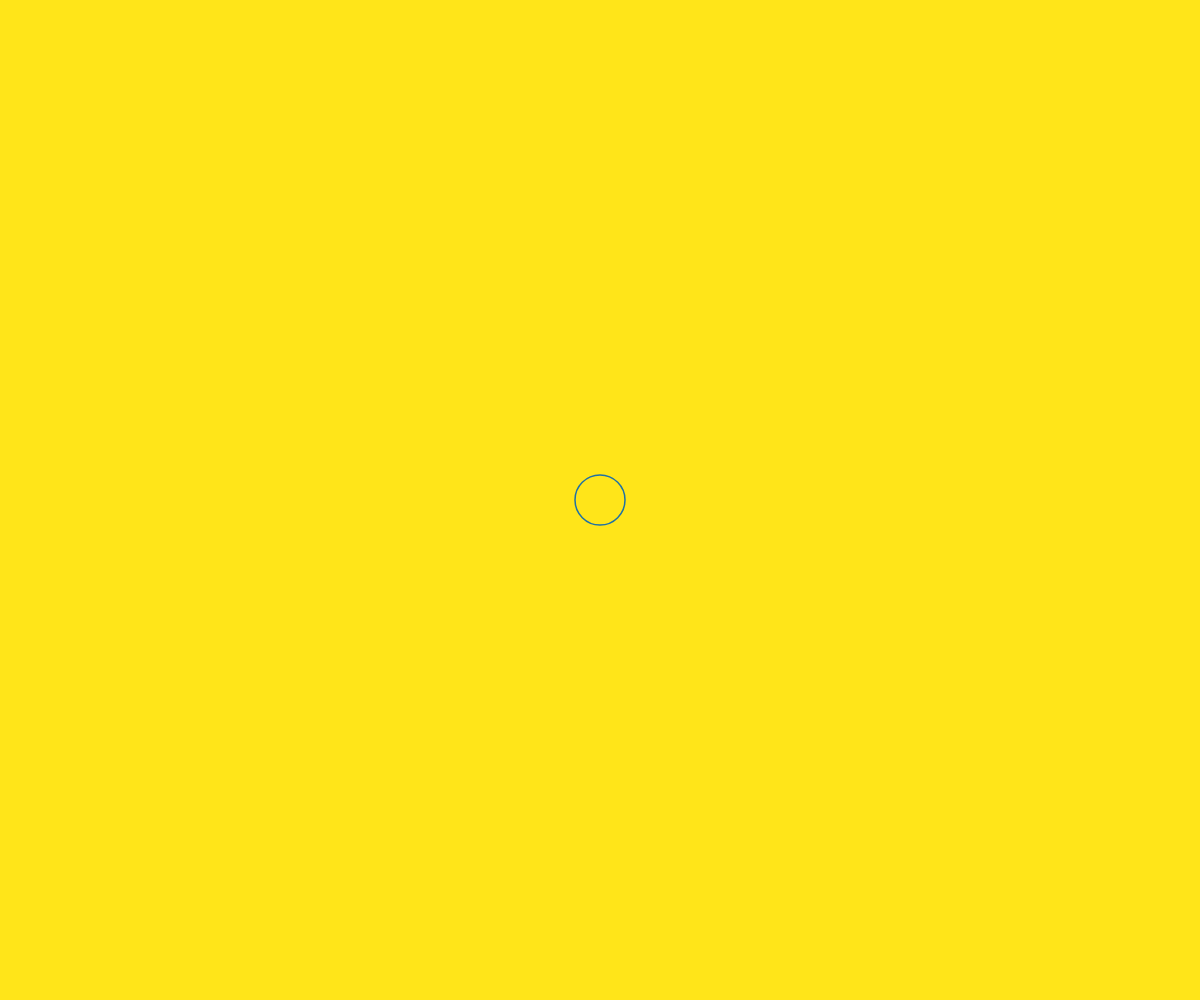
Frame 1 (no input)
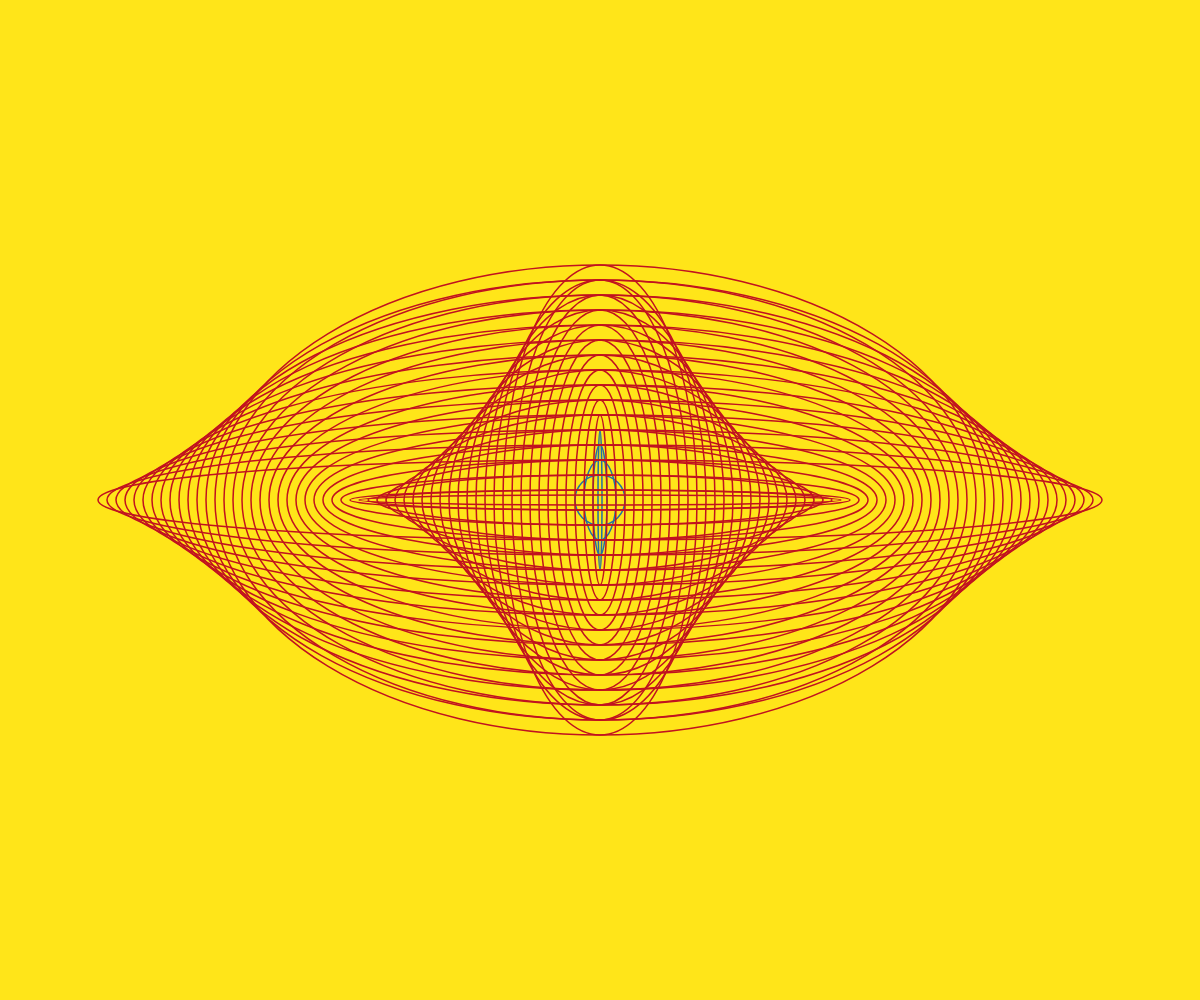
Frame 60 (no input)
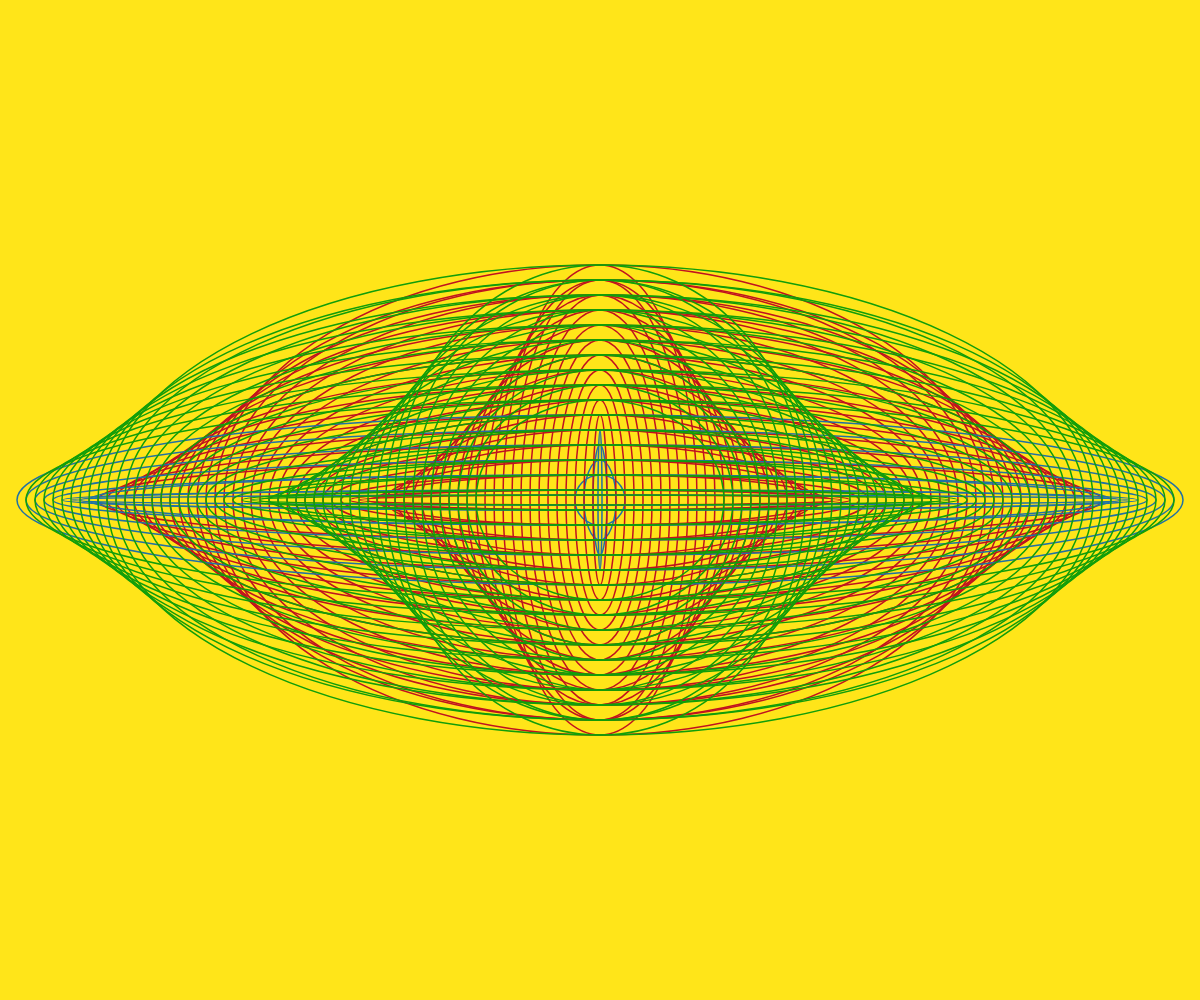
Frame 120 (the mouse pressed at the canvas centre since frame 60)

The p5.js sketch that drew these frames (run headless with seeded random() and noise() and a simulated clock; from frame 60 on, the mouse is pressed at the canvas centre):

// p5.js sketch
// ── sketch.js
const colorPallet = ["#C1121F","#119E09","#2071a4"];
let radiusW = 50;
let radiusH = 50;
let ballChangeW = -18;
let ballChangeH = 30;
let resetC = 0;
let reverseC = false;
let x = 0;
let xs = 30;
let lineC = 0;

function setup() {
	createCanvas(windowWidth, windowHeight);
	background("#ffe519");
	noFill();	
	colorC = random(colorPallet);
}

function draw() {
	if(reverseC == false){
		stroke(colorC);
		strokeWeight(1.5);
		noFill();
		ellipse(windowWidth/2, windowHeight/2, radiusW, radiusH);

		if(radiusW > windowWidth-50){
			ballChangeW *= -1;
			resetC++;
			colorC = random(colorPallet);
		} else if(radiusW < 10){
			ballChangeW *= -1;
			colorC = random(colorPallet);
		  }

		if(radiusH > windowHeight/2-50){
			ballChangeH *= -1;
		} else if(radiusH < 10){
			ballChangeH *= -1;
		  }

		if(resetC == 2){
			reverseC = true;
		}

		radiusH += ballChangeH;
		radiusW += ballChangeW;	
	}

	if(reverseC == true){
		stroke("#ffe519");
		strokeWeight(20);

	if(lineC == 0){
		line(x, 0, x, windowHeight);
		x += xs;
		} else if(lineC == 1){
			line(x+20, 0, x+20, windowHeight);
			x += xs;
			}

	if(x > windowWidth){
		lineC += 1;
		x = 0;
	}		

	if(lineC == 2){
		lineC = 0;
		x = 0;
		reverseC = false;
		resetC = 0;
		radiusH = 50;
		radiusW = 50;
		colorC = random(colorPallet);
		}
	}
}

function mousePressed(){
	colorC = random(colorPallet);
}
